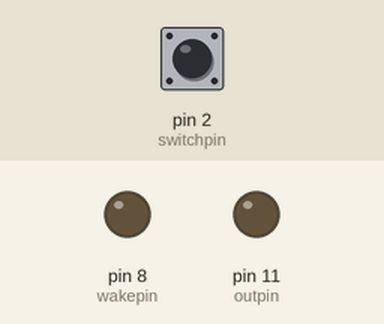
Simulated run of this sketch. Board: Arduino Uno, built with avr-gcc and run on an emulated ATmega328P. Parts: output pins drawn as LEDs (lit = HIGH). The test bench sets the inputs (shaded band); at power-on: pin 2 (switchpin) HIGH.

Above: at 1.2 s.
1.3 s: pin 2 (switchpin) pulled LOW for 0.15 s
At 6.45 s:
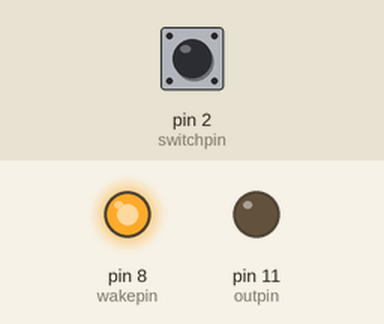
At 6.9 s:
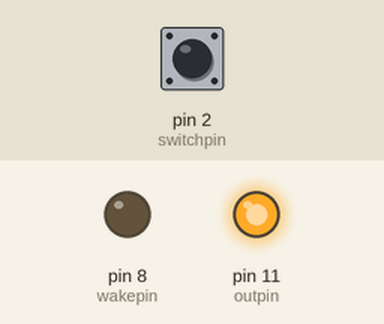
Timing chart, 0 to 13.3 s (numbered marks = the images above; inputs shaded):
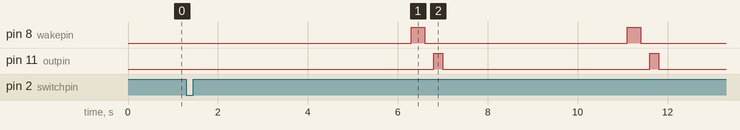

The sketch:

intervaluino_source.ino
```cpp
// (licence header left out)
/////////// Change these variables according to your needs

long full_time = 14400;  //full length time to cover (in seconds)
long short_time = 120;        //length of time-lapse movie (in seconds)

int shutter_on = 200;       //time to press shutter, set between 100 and 300
int shutter_wait = 5000;   //initial time to wait to begin sequence
int wakeup = 300;          //time to activate wakeup (focus)
int wakewait =200;         //time between wake and shutter

/////////// Further Variables ////////////

long shutter_off = (40 * full_time / short_time) - shutter_on - wakeup - wakewait;    //time to wait between shutter releases;

int outpin = 11;            //output for shutter relay from pin 11
int wakepin = 8;            //output for focus relay from pin 8
int switchpin = 2;          //input from button from pin 2

int val;                    //value of button press
int buttonState;            //check variable for change of button press
int on_off = 0;             //state of sequence (turned on, turned off)

/////////// Setup ////////////

void setup() {
pinMode(outpin, OUTPUT);        //outpin gives output
pinMode(switchpin, INPUT);      //switchpin receives input
pinMode(wakepin, OUTPUT);      //wakepin gives output

buttonState = digitalRead(switchpin);    //read value of the button
}

/////////// Loop ////////////

void loop(){

val = digitalRead(switchpin);      // read button value and store it in val

if (val != buttonState) {          // if the button state has changed...
if (val == LOW) {                // check if the button is pressed...
if (on_off == 0) {             // if the sequence is currently off...
on_off = 1;                    // turn the sequence on
delay(shutter_wait);           // wait the initial period
} else {
on_off = 0;                  // turn the sequence off
}
}
}

buttonState = val;               //switch the button state

if (on_off == 1) {                //while the sequence is turned on...

digitalWrite(wakepin, HIGH);   //turn wakeup/focus on
delay(wakeup);                 //keep focus
digitalWrite(wakepin, LOW);    //turn wakeup off
delay(wakewait);               //wait
digitalWrite(outpin, HIGH);    //press the shutter
delay(shutter_on);             //wait the shutter release time
digitalWrite(outpin, LOW);     //release shutter
delay(shutter_off);            //wait for next round
}

}
```

Measured:
- after the input at 1.3 s, pin 8 (wakepin): alternates HIGH for 0.30 s and LOW for 4.5 s, starting after 5.0 s; pin 11 (outpin): alternates HIGH for 0.20 s and LOW for 4.6 s, starting after 5.5 s
